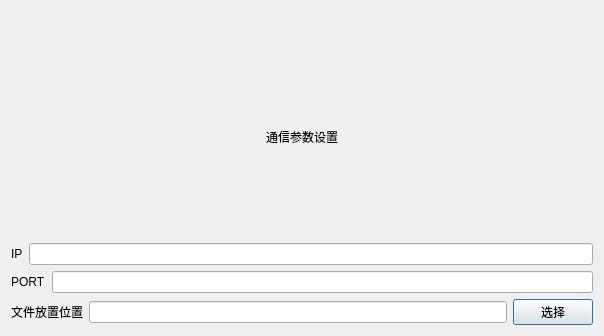
<?xml version="1.0" encoding="UTF-8"?>
<ui version="4.0">
 <class>Dialog_tx</class>
 <widget class="QDialog" name="Dialog_tx">
  <property name="geometry">
   <rect>
    <x>0</x>
    <y>0</y>
    <width>604</width>
    <height>336</height>
   </rect>
  </property>
  <property name="windowTitle">
   <string>通信设置</string>
  </property>
  <layout class="QVBoxLayout" name="verticalLayout_2">
   <item>
    <layout class="QVBoxLayout" name="verticalLayout">
     <item>
      <layout class="QHBoxLayout" name="horizontalLayout_5">
       <property name="spacing">
        <number>7</number>
       </property>
       <property name="topMargin">
        <number>26</number>
       </property>
       <item>
        <spacer name="horizontalSpacer">
         <property name="orientation">
          <enum>Qt::Horizontal</enum>
         </property>
         <property name="sizeHint" stdset="0">
          <size>
           <width>40</width>
           <height>20</height>
          </size>
         </property>
        </spacer>
       </item>
       <item>
        <widget class="QLabel" name="label">
         <property name="text">
          <string>通信参数设置</string>
         </property>
        </widget>
       </item>
       <item>
        <spacer name="horizontalSpacer_2">
         <property name="orientation">
          <enum>Qt::Horizontal</enum>
         </property>
         <property name="sizeHint" stdset="0">
          <size>
           <width>40</width>
           <height>20</height>
          </size>
         </property>
        </spacer>
       </item>
      </layout>
     </item>
     <item>
      <layout class="QHBoxLayout" name="horizontalLayout">
       <property name="topMargin">
        <number>0</number>
       </property>
       <item>
        <widget class="QLabel" name="label_2">
         <property name="text">
          <string>IP</string>
         </property>
        </widget>
       </item>
       <item>
        <widget class="QLineEdit" name="lineEdit"/>
       </item>
      </layout>
     </item>
     <item>
      <layout class="QHBoxLayout" name="horizontalLayout_2">
       <item>
        <widget class="QLabel" name="label_3">
         <property name="text">
          <string>PORT</string>
         </property>
        </widget>
       </item>
       <item>
        <widget class="QLineEdit" name="lineEdit_2"/>
       </item>
      </layout>
     </item>
     <item>
      <layout class="QHBoxLayout" name="horizontalLayout_4">
       <item>
        <layout class="QHBoxLayout" name="horizontalLayout_3">
         <item>
          <widget class="QLabel" name="label_4">
           <property name="text">
            <string>文件放置位置</string>
           </property>
          </widget>
         </item>
         <item>
          <widget class="QLineEdit" name="lineEdit_3"/>
         </item>
        </layout>
       </item>
       <item>
        <widget class="QPushButton" name="pushButton">
         <property name="text">
          <string>选择</string>
         </property>
        </widget>
       </item>
      </layout>
     </item>
    </layout>
   </item>
  </layout>
 </widget>
 <resources/>
 <connections/>
</ui>
